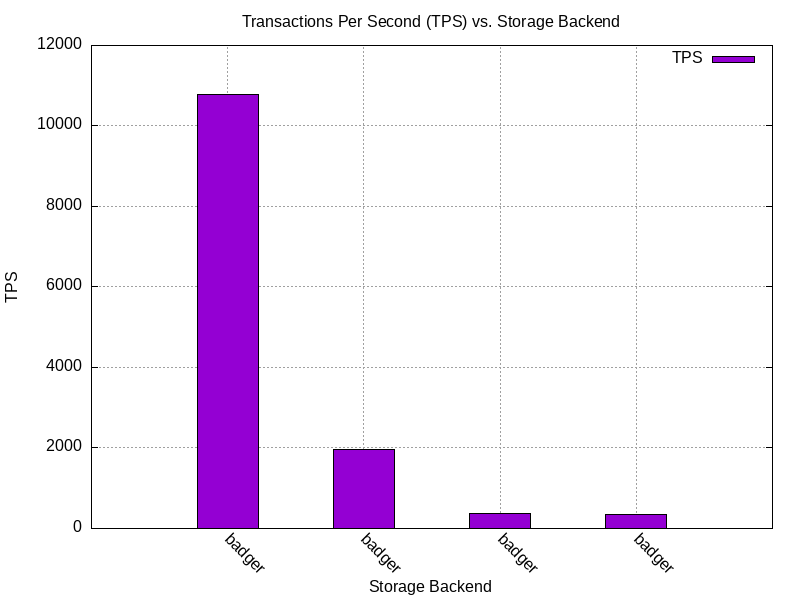

This chart was generated by the following gnuplot code:
set terminal png size 800,600
set output "benchmark_results/badger/charts/tps_vs_storage.png"
set title "Transactions Per Second (TPS) vs. Storage Backend"
set xlabel "Storage Backend"
set ylabel "TPS"
set grid
set key top right
set style data histogram
set style histogram cluster gap 1
set style fill solid border -1
set boxwidth 0.9
set xtic rotate by -45 scale 0
set datafile separator ","
# Skip header line
plot "benchmark_results/badger/benchmark_results.csv" using 2:xtic(5) every ::1 title "TPS"
